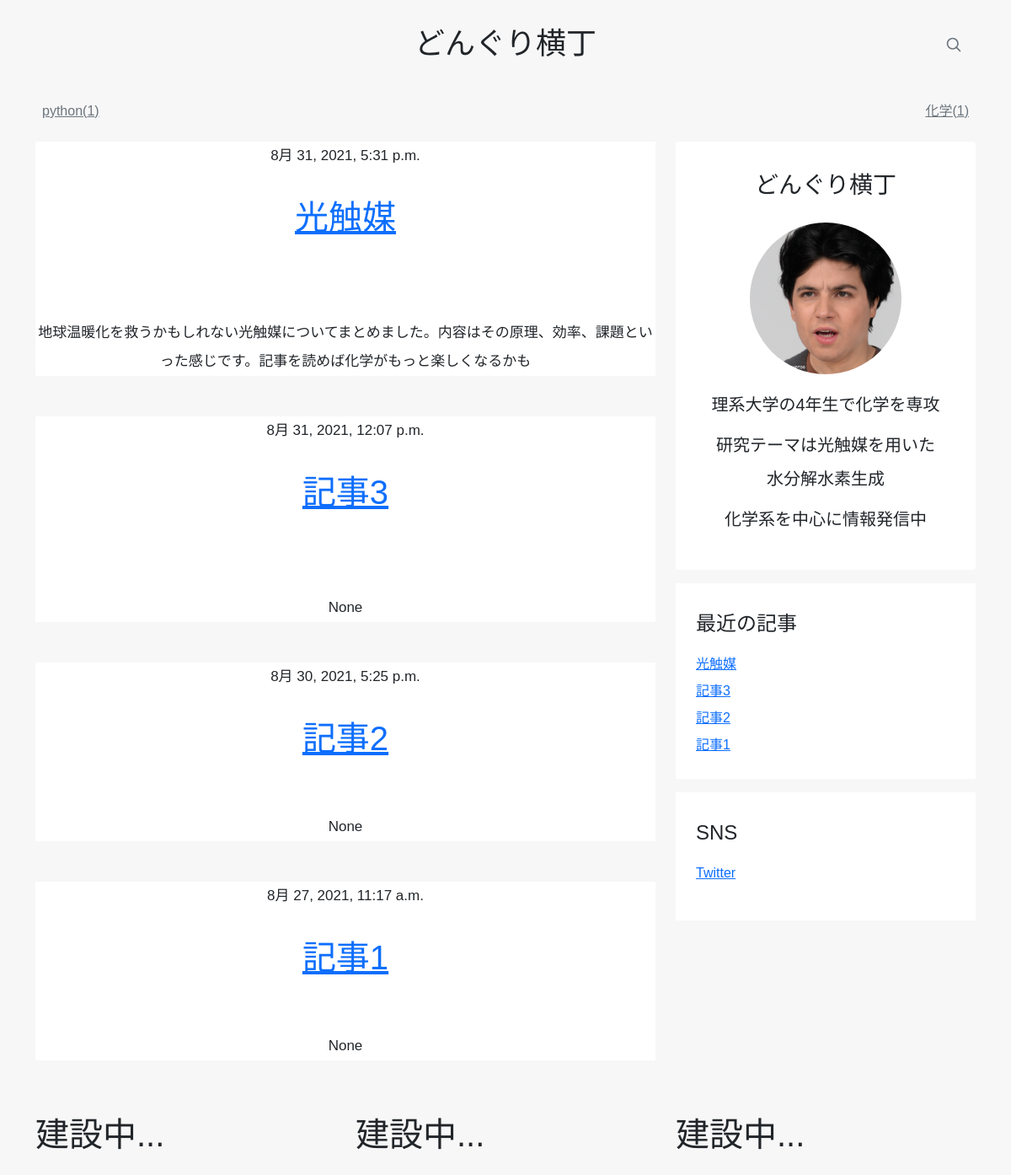
Page /post/ on the committed database.
### post/models.py (models this page shows, shortened)
class Category(models.Model):
    name = models.CharField(max_length=64, verbose_name='名前')

class Post(models.Model):
    title = models.CharField(max_length=64, verbose_name='タイトル', blank=True, null=False)
    created_at = models.DateTimeField(default=datetime.now, verbose_name='作成時間')
    updated_at = models.DateTimeField(auto_now=True, verbose_name='更新時間')
    heading = models.CharField(verbose_name='見出し', blank=True, null=True, max_length=200)
    content = models.TextField(verbose_name='本文', blank=True, null=True)
    view_count = models.IntegerField(verbose_name='閲覧人数', blank=True, null=True, default=0)
    thumbnail = models.ImageField(verbose_name='サムネイル', null=True, blank=True)
    is_public = models.BooleanField(default=True, verbose_name='公開可能か')
    category = models.ForeignKey("Category", on_delete=models.CASCADE, verbose_name='カテゴリ', null=True, blank=True)
    recommendation = models.ManyToManyField("self", verbose_name='おすすめ',blank=True)
    group = models.ForeignKey("Group", on_delete=models.CASCADE, verbose_name='グループ', null=True, blank=True)

### post/views.py (the view)
# urls.py: path('', views.post_home, name='post_home'),
def post_home(request):
    params = {
        "recent_post": Post.objects.order_by('-created_at')[:5],
        "category" :Category.objects.all(),
        "all_post": Post.objects.order_by('-created_at'),
    }
    return render(request, 'post/post_home.html', params)

### post/templates/post/post_home.html (shortened to what this page needs)
{% extends 'home/main2.html' %}
{% load static %}
{% block main %}
<div class="col-md-8">
  {% for p in all_post %}
  <div style="background-color: #fff;" class="text-center mb-5">
    <p>{{p.created_at}}</p>
    <h1 class="pb-4 mb-4 font-italic">
      <a href="{% url 'post:detail' id=p.id %}">{{p.title}}</a>
    </h1>
    <p>{{p.heading}}</p>
  </div>
{% endfor %}
</div>
{% endblock %}

### home/templates/home/main2.html
{% extends 'home/base.html' %}
{% load static %}
{% block content %}
{% include 'include/header.html' %}
{% include 'include/category.html' %}
<main class="container">
    <div class="row">
        {% block main %}
        {% endblock %}
        {% include 'include/side.html' %}
    </div>
</main>
{% include 'include/footer.html' %}
{% endblock %}

### home/templates/home/base.html (shortened to what this page needs)
{% load static %}
<!doctype html>
<html lang="ja">
  <head>
    <link href="https://cdn.jsdelivr.net/npm/bootstrap@5.0.0-beta1/dist/css/bootstrap.min.css" rel="stylesheet">
    <link href="https://use.fontawesome.com/releases/v5.6.1/css/all.css" rel="stylesheet">
    <link rel="stylesheet" href="{% static 'style.css' %}" type="text/css">
  </head>
  <body style="background-color: #F7F7F7;">
    {% block content %}
    {% endblock %}
  </body>
</html>

### home/templates/include/header.html (shortened to what this page needs)
{% load static %}
<div class="container">
    <header class="py-3">
      <div class="row flex-nowrap justify-content-between align-items-center">
        <div class="col-4 text-center">
          <a class="text-dark" href="{% url 'home:home' %}" style="font-family: 'Playfair Display', Georgia, 'Times New Roman', serif;
          font-size: 2.25rem; text-decoration: none;">どんぐり横丁</a>
        </div>
        <div class="col-4 d-flex justify-content-end align-items-center">
          <a class="link-secondary" href="#" aria-label="Search">
            <svg xmlns="http://www.w3.org/2000/svg" width="20" height="20" fill="none" stroke="currentColor" stroke-linecap="round" stroke-linejoin="round" stroke-width="2" class="mx-3" role="img" viewBox="0 0 24 24"><title>Search</title><circle cx="10.5" cy="10.5" r="7.5"></circle><path d="M21 21l-5.2-5.2"></path></svg>
          </a>
        </div>
      </div>
    </header>
</div>

### home/templates/include/category.html
{% load static %}
<div class="container">
    <div class="nav-scroller py-1 mb-2">
      <nav class="nav d-flex justify-content-between">
          {% for c in category %}
          <a class="p-2 link-secondary" href="{% url 'post:post_category' id=c.id %}">{{c.name}}({{c.post_set.count}})</a>
          {% endfor %}
      </nav>
    </div>
</div>

### home/templates/include/side.html
{% load static %}
<aside class="col-md-4">
  <div class="p-4 mb-3 rounded text-center" style="background-color: #fff;">
    <h3 class="font-italic mb-3">どんぐり横丁</h3>
      <img src="{% static 'home/profile.jpg' %}" alt="" style="height: 180px; width: 180px; border-radius: 50%;">
      <h5 class="mt-3">理系大学の4年生で化学を専攻</h5>
      <h5 class="mb-2">研究テーマは光触媒を用いた<br>水分解水素生成</h5>
      <h5>化学系を中心に情報発信中</p>
  </div>
  <div class="p-4 mb-3" style="background-color: #fff;">
    <h4 class="font-italic">最近の記事</h4>
    <ol class="list-unstyled mb-0">
        {% for r in recent_post %}
        <li><a href="{% url 'post:detail' r.id %}">{{r.title}}</a></li>
        {% endfor %}
    </ol>
  </div>
  <div class="p-4" style="background-color: #fff;">
    <h4 class="font-italic">SNS</h4>
    <ol class="list-unstyled">
      <li><a href="https://twitter.com/@pP516kC1MSFzA82" target="_blank">Twitter</a></li>
    </ol>
  </div>
</aside>

### home/templates/include/footer.html
{% load static %}
<footer>
    <div class="container">
        <div class="row">
            <div class="col-xs-12 col-sm-4">
                <h1>建設中...</h1>
            </div>
            <div class="col-xs-12 col-sm-4">
                <h1>建設中...</h1>
            </div>
            <div class="col-xs-12 col-sm-4">
                <h1>建設中...</h1>
            </div>
        </div>
    </div>
</footer>

### home/static/style.css (style rules this page uses)
p { font-size: 17px; }
body, p, h1, h2, h3, h4, h5, h6 { font-family: Noto, Hiragino Sans,Helvetica,Arial,sans-serif; text-rendering: optimizeLegibility; background: transparent; -webkit-font-smoothing: antialiased; line-height: 2; }

### rows in the picture
Category: name "python", post_set.count "1"
Category: name "化学", post_set.count "1"
Post: created_at "8月 31, 2021, 5:31 p.m.", title "光触媒", heading "地球温暖化を救うかもしれない光触媒についてまとめました。内容はその原理、効率、課題といった感じです。記事を読めば化学がもっと楽しくなるかも"
Post: created_at "8月 31, 2021, 12:07 p.m.", title "記事3", heading "None"
Post: created_at "8月 30, 2021, 5:25 p.m.", title "記事2", heading "None"
Post: created_at "8月 27, 2021, 11:17 a.m.", title "記事1", heading "None"
